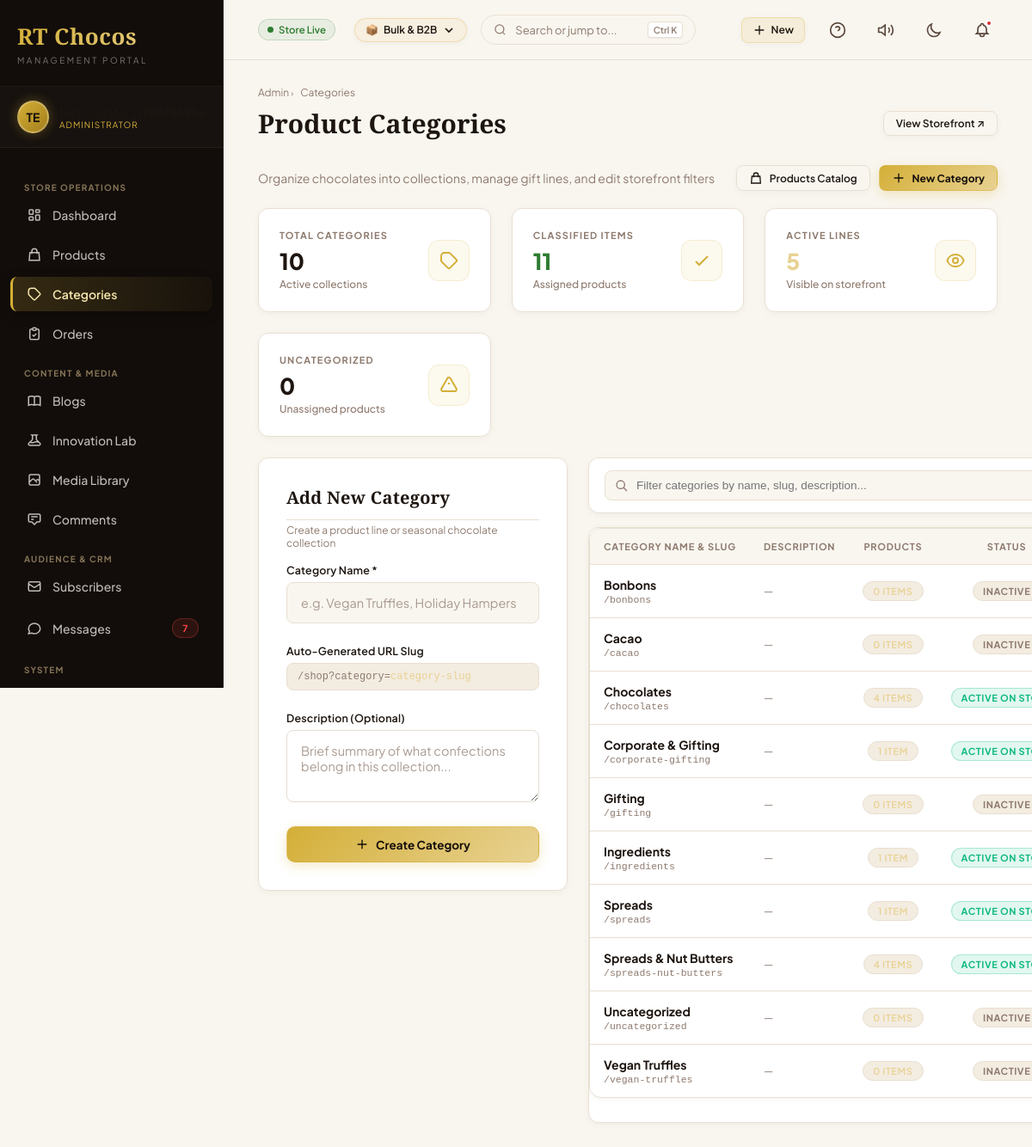
The app's page /admin/categories.php (signed in) with its own data.
### tables this page shows
CREATE TABLE `product_categories` (
  `id` int(11) NOT NULL AUTO_INCREMENT,
  `name` varchar(100) NOT NULL,
  `slug` varchar(100) NOT NULL,
  `description` text DEFAULT NULL,
  `created_at` timestamp NULL DEFAULT current_timestamp(),
  `updated_at` timestamp NULL DEFAULT current_timestamp() ON UPDATE current_timestamp(),
  PRIMARY KEY (`id`),
  UNIQUE KEY `name` (`name`),
  UNIQUE KEY `slug` (`slug`)
);

### admin/categories.php (the view, shortened to what this page needs)
<?php
require_once __DIR__ . '/layout.php';
$pdo = get_db();
try {
    $catSql = "SELECT pc.id, pc.name, pc.slug, pc.description, pc.created_at,
               COUNT(p.id) as product_count,
               SUM(CASE WHEN p.is_active = 1 THEN 1 ELSE 0 END) as active_count
               FROM product_categories pc
               LEFT JOIN products p ON p.category = pc.name
               GROUP BY pc.id, pc.name, pc.slug, pc.description, pc.created_at
               ORDER BY pc.name ASC";
    $categories = $pdo->query($catSql)->fetchAll(PDO::FETCH_ASSOC);
    $totalCategories = count($categories);
    $totalAssignedProducts = (int)$pdo->query("SELECT COUNT(*) FROM products WHERE category IS NOT NULL AND category != '' AND category != 'Uncategorized'")->fetchColumn();
    $uncategorizedCount = (int)$pdo->query("SELECT COUNT(*) FROM products WHERE category IS NULL OR category = '' OR category = 'Uncategorized'")->fetchColumn();
    $activeLinesCount = 0;
    foreach ($categories as $cat) {
        if (!empty($cat['active_count']) && $cat['active_count'] > 0) {
            $activeLinesCount++;
        }
    }
} catch (Exception $e) {
    die("Database Error: " . $e->getMessage());
}
?>
<div style="display: flex; justify-content: space-between; align-items: center; margin-bottom: 20px; flex-wrap: wrap; gap: 12px;">
    <div>
        <p style="color: var(--text-light); margin: 0; font-size: 14px;">Organize chocolates into collections, manage gift lines, and edit storefront filters</p>
    </div>
    <div style="display: flex; gap: 10px; align-items: center;">
        <a href="products.php" class="btn btn-outline btn-sm" title="View Catalog">
            <svg width="14" height="14" fill="none" stroke="currentColor" stroke-width="2" viewBox="0 0 24 24"><path d="M16 11V7a4 4 0 00-8 0v4M5 9h14l1 12H4L5 9z"></path></svg>
            Products Catalog
        </a>
        <button type="button" class="btn btn-primary btn-sm" onclick="focusCategoryInput()">
            <svg width="15" height="15" fill="none" stroke="currentColor" stroke-width="2" viewBox="0 0 24 24"><path d="M12 4v16m8-8H4"></path></svg>
            New Category
        </button>
    </div>
</div>
<div class="metrics-grid" style="margin-bottom: 24px;">
    <div class="metric-card">
        <div class="metric-info">
            <div class="metric-title">TOTAL CATEGORIES</div>
            <div class="metric-value"><?php echo number_format($totalCategories); ?></div>
            <div class="metric-subtitle">Active collections</div>
        </div>
        <div class="metric-icon-box">
            <svg fill="none" stroke="currentColor" stroke-width="2" viewBox="0 0 24 24"><path d="M7 7h.01M7 3h5c.512 0 1.024.195 1.414.586l7 7a2 2 0 010 2.828l-7 7a2 2 0 01-2.828 0l-7-7A1.994 1.994 0 013 12V7a4 4 0 014-4z"></path></svg>
        </div>
    </div>
    <div class="metric-card">
        <div class="metric-info">
            <div class="metric-title">CLASSIFIED ITEMS</div>
            <div class="metric-value" style="color: #2e7d32;"><?php echo number_format($totalAssignedProducts); ?></div>
            <div class="metric-subtitle">Assigned products</div>
        </div>
        <div class="metric-icon-box">
            <svg fill="none" stroke="currentColor" stroke-width="2" viewBox="0 0 24 24"><path d="M5 13l4 4L19 7"></path></svg>
        </div>
    </div>
    <div class="metric-card">
        <div class="metric-info">
            <div class="metric-title">ACTIVE LINES</div>
            <div class="metric-value" style="color: var(--gold-light);"><?php echo number_format($activeLinesCount); ?></div>
            <div class="metric-subtitle">Visible on storefront</div>
        </div>
        <div class="metric-icon-box">
            <svg fill="none" stroke="currentColor" stroke-width="2" viewBox="0 0 24 24"><path d="M15 12a3 3 0 11-6 0 3 3 0 016 0z"></path><path d="M2.458 12C3.732 7.943 7.523 5 12 5c4.478 0 8.268 2.943 9.542 7-1.274 4.057-5.064 7-9.542 7-4.477 0-8.268-2.943-9.542-7z"></path></svg>
        </div>
    </div>
    <div class="metric-card">
        <div class="metric-info">
            <div class="metric-title">UNCATEGORIZED</div>
            <div class="metric-value" style="color: <?php echo $uncategorizedCount > 0 ? '#ef6c00' : 'var(--text-main)'; ?>;">
                <?php echo number_format($uncategorizedCount); ?>
            </div>
            <div class="metric-subtitle">Unassigned products</div>
        </div>
        <div class="metric-icon-box">
            <svg fill="none" stroke="currentColor" stroke-width="2" viewBox="0 0 24 24"><path d="M12 9v2m0 4h.01m-6.938 4h13.856c1.54 0 2.502-1.667 1.732-3L13.732 4c-.77-1.333-2.694-1.333-3.464 0L3.34 16c-.77 1.333.192 3 1.732 3z"></path></svg>
        </div>
    </div>
</div>
<div style="display: grid; grid-template-columns: 360px 1fr; gap: 24px; align-items: start;">
    <div class="form-card" style="margin-bottom: 0;">
        <div class="editor-title" style="margin-bottom: 4px;">Add New Category</div>
        <div style="font-size: 12px; color: var(--text-light); margin-bottom: 16px;">Create a product line or seasonal chocolate collection</div>
        <form action="categories.php" method="POST" id="createCategoryForm">
            <div class="form-group">
                <label class="form-label" for="newCategoryName">Category Name *</label>
                <input type="text" id="newCategoryName" name="name" class="form-control" placeholder="e.g. Vegan Truffles, Holiday Hampers" required oninput="previewSlug(this.value)">
            </div>
            <div class="form-group">
                <label class="form-label">Auto-Generated URL Slug</label>
                <div style="font-size: 12px; color: var(--text-light); background: var(--bg-subtle); padding: 8px 12px; border-radius: 8px; border: 1px solid var(--border-color); font-family: monospace;">
                    /shop?category=<span id="slugPreviewText" style="color: var(--gold-light);">category-slug</span>
                </div>
            </div>
            <div class="form-group">
                <label class="form-label" for="newCategoryDesc">Description (Optional)</label>
                <textarea id="newCategoryDesc" name="description" class="form-control" rows="3" placeholder="Brief summary of what confections belong in this collection..."></textarea>
            </div>
            <button type="submit" class="btn btn-primary" style="width: 100%; justify-content: center; height: 42px;">
                <svg width="15" height="15" fill="none" stroke="currentColor" stroke-width="2" viewBox="0 0 24 24"><path d="M12 4v16m8-8H4"></path></svg>
                Create Category
            </button>
        </form>
    </div>
    <div>
        <div class="filter-toolbar" style="margin-bottom: 16px;">
            <div class="filter-search-box" style="flex: 1;">
                <svg style="position: absolute; left: 12px; top: 50%; transform: translateY(-50%); color: var(--text-light); width: 16px; height: 16px;" fill="none" stroke="currentColor" stroke-width="2" viewBox="0 0 24 24"><path d="M21 21l-6-6m2-5a7 7 0 11-14 0 7 7 0 0114 0z"></path></svg>
                <input type="text" id="categorySearchInput" placeholder="Filter categories by name, slug, description..." oninput="filterCategoryTable(this.value)">
            </div>
        </div>
        <div class="admin-table-card">
            <div class="table-responsive">
                <table class="admin-data-table" id="categoriesTable">
                    <thead>
                        <tr>
                            <th>Category Name & Slug</th>
                            <th>Description</th>
                            <th style="text-align: center;">Products</th>
                            <th style="text-align: center;">Status</th>
                        </tr>
                    </thead>
                    <tbody>
                        <?php if (empty($categories)): ?>
                            <tr>
                                <td colspan="5" style="text-align: center; padding: 40px; color: var(--text-light);">
                                    No categories found. Create your first chocolate collection using the form on the left!
                                </td>
                            </tr>
                        <?php else: ?>
                            <?php foreach ($categories as $cat): ?>
                                <tr id="category-row-<?php echo $cat['id']; ?>" class="category-table-row" data-name="<?php echo strtolower(htmlspecialchars($cat['name'])); ?>" data-desc="<?php echo strtolower(htmlspecialchars($cat['description'] ?? '')); ?>">
                                    <td>
                                        <div style="font-weight: 700; color: var(--text-main); font-size: 14px;">
                                            <?php echo htmlspecialchars($cat['name']); ?>
                                        </div>
                                        <div style="font-size: 11.5px; color: var(--text-light); font-family: monospace; margin-top: 2px;">
                                            /<?php echo htmlspecialchars($cat['slug']); ?>
                                        </div>
                                    </td>
                                    <td>
                                        <div style="font-size: 12.5px; color: var(--text-light); max-width: 280px; line-height: 1.4;">
                                            <?php echo htmlspecialchars($cat['description'] ?: '—'); ?>
                                        </div>
                                    </td>
                                    <td style="text-align: center;">
                                        <a href="products.php?category=<?php echo urlencode($cat['name']); ?>" class="status-badge" style="background: var(--bg-subtle); color: var(--gold-light); text-decoration: none; border: 1px solid var(--border-color); font-weight: 600;" title="View all products in <?php echo htmlspecialchars($cat['name']); ?>">
                                            <?php echo (int)$cat['product_count']; ?> item<?php echo (int)$cat['product_count'] !== 1 ? 's' : ''; ?>
                                        </a>
                                    </td>
                                    <td style="text-align: center;">
                                        <?php if ((int)$cat['active_count'] > 0): ?>
                                            <span class="status-badge active" style="font-size: 11px;">Active on Store</span>
                                        <?php else: ?>
                                            <span class="status-badge" style="background: var(--bg-subtle); color: var(--text-light); border: 1px solid var(--border-color); font-size: 11px;">Inactive</span>
                                        <?php endif; ?>
                                    </td>
                                </tr>
                            <?php endforeach; ?>
                        <?php endif; ?>
                    </tbody>
                </table>
            </div>
        </div>
    </div>
</div>

### records on screen
product_categories: name "Bonbons", slug "bonbons", description "—", product_count "0", shows "S", shows "INACTIVE"
product_categories: name "Cacao", slug "cacao", description "—", product_count "0", shows "S", shows "INACTIVE"
product_categories: name "Chocolates", slug "chocolates", description "—", product_count "4", shows "S", shows "ACTIVE ON…"
product_categories: name "Corporate & Gifting", slug "corporate-gifting", description "—", product_count "1", shows "ACTIVE ON…"
product_categories: name "Gifting", slug "gifting", description "—", product_count "0", shows "S", shows "INACTIVE"
product_categories: name "Ingredients", slug "ingredients", description "—", product_count "1", shows "ACTIVE ON…"
product_categories: name "Spreads", slug "spreads", description "—", product_count "1", shows "ACTIVE ON…"
product_categories: name "Spreads & Nut Butters", slug "spreads-nut-butters", description "—", product_count "4", shows "ACTIVE ON…"
product_categories: name "Uncategorized", slug "uncategorized", description "—", product_count "0", shows "S", shows "INACTIVE"
product_categories: name "Vegan Truffles", slug "vegan-truffles", description "—", product_count "0", shows "S", shows "INACTIVE"

### other values on screen
$initials "TE"
$unreadCount "7"
$modeIcons[$activeStoreMode] "📦"
$modeLabels[$activeStoreMode] "Bulk & B2B"
$crumb['label'] "Admin"
$crumb['label'] "Categories"
$title "Product Categories"
$totalCategories "10"
$totalAssignedProducts "11"
$activeLinesCount "5"
$uncategorizedCount "0"
